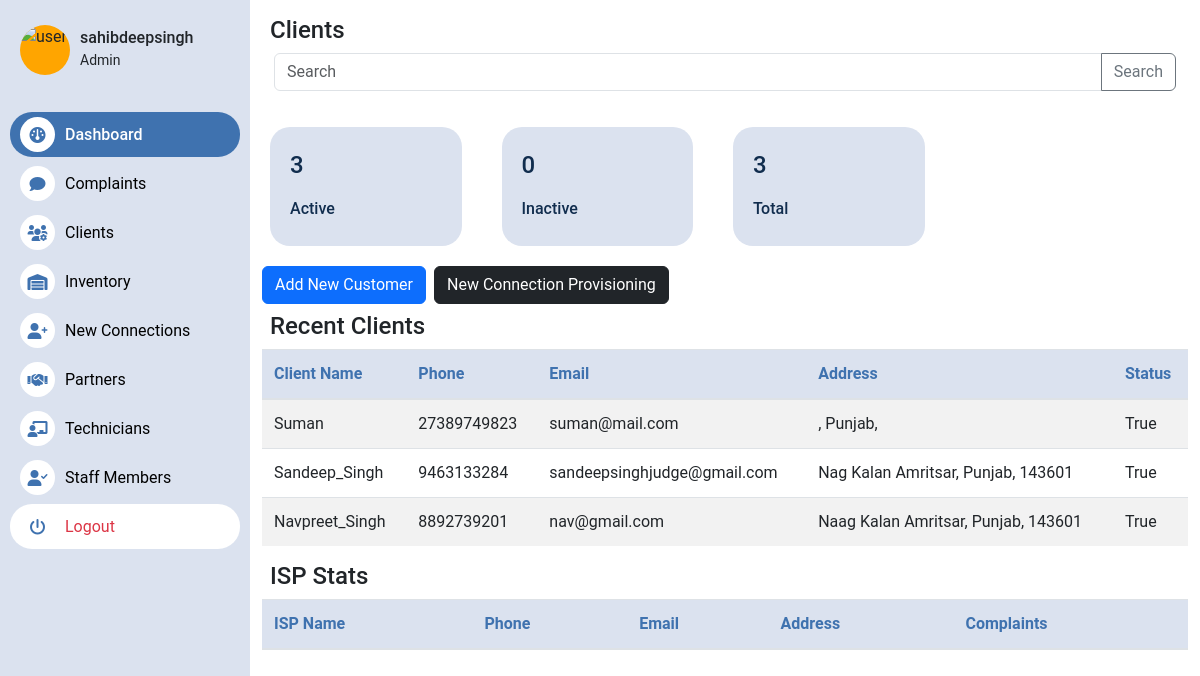
Page /accounts/clients (signed in) on the earlier database version.
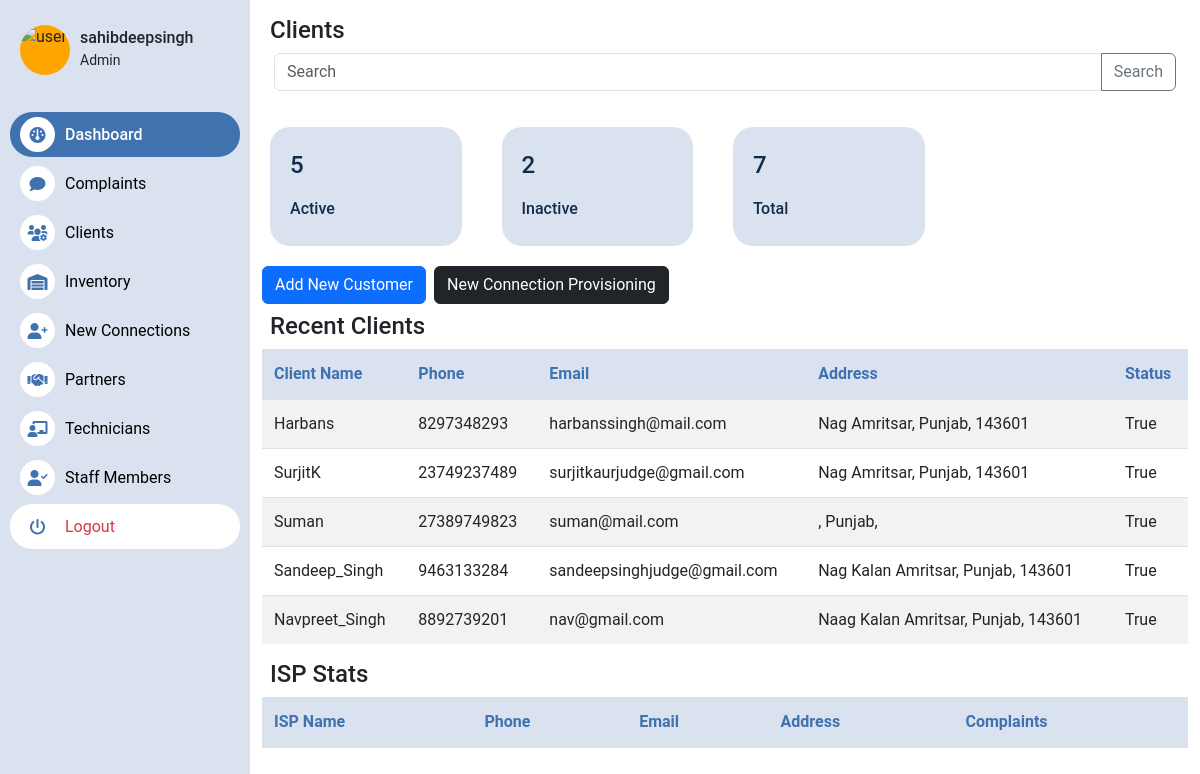
Same page on the later database version.
### users/models.py (models this page shows, shortened)
class Customer(models.Model):
    user = models.ForeignKey(User, on_delete=models.CASCADE)
    address = models.CharField(max_length=255,null=True,blank=True)
    city = models.CharField(max_length=255,null=True,blank=True)
    state = models.CharField(max_length=255,null=True,blank=True)
    zip_code = models.CharField(max_length=10,null=True,blank=True)
    phone = models.CharField(max_length=15,null=True,blank=True)
    addhar_number = models.TextField(null=True,blank=True)
    pan_number = models.TextField(null=True,blank=True)
    is_active = models.BooleanField(default=False)
    is_deleted = models.BooleanField(default=False)
    is_verified = models.BooleanField(default=False)
    customer_id = models.CharField(max_length=255,default='0')
    date_joined = models.DateTimeField(auto_now_add=False, blank=True, null=True)
    date_created = models.DateTimeField(auto_now_add=True)
    partner = models.ForeignKey(Partner, on_delete=models.CASCADE, blank=True, null=True)
    devices = models.ManyToManyField('inventory.AttachedDevice', blank=True)
    connection_type = models.CharField(max_length=255, blank=True, null=True,choices=connection_choices)

### users/views.py (the view)
# urls.py: path("clients", clients, name="clients"),
@group_required(("Staff", "Partner","Admin","Technician"))
@transaction.atomic
def clients(request):
    partner = return_user_partner(request)
    active_clients = Customer.objects.filter(is_active=True,partner=partner)
    inactive_clients = Customer.objects.filter(is_active=False,partner=partner)
    total = active_clients.count() + inactive_clients.count()
    recent_clients = Customer.objects.filter(is_active=True,partner=partner).order_by("-id")[:5]
    context={
        "active_clients":active_clients,
        "inactive_clients":inactive_clients,
        "total":total,
        "recent_clients":recent_clients
    }
    return render(request, "users/clients.html", context)

### users/views.py (called while the page is built)
def return_user_partner(request):
        user = request.user
        try:
            staff = StaffMember.objects.get(user=user)
            partner = staff.partner
        except:
            pass
        try:
            partner = Partner.objects.get(user=user)
        except:
            pass
        if partner:
            return partner
        return None

### templates/users/clients.html (shortened to what this page needs)
{% extends 'home/base.html' %}
{% block content %}
<div class="container mt-3">
    <h4 class="mx-2">Clients</h4>
    <div class="container">
        <form action="{% url 'search_user' %}" method="post">
            <div class="input-group mb-3">
                <input type="text" class="form-control" placeholder="Search" name="number" aria-label="Search" aria-describedby="button-addon2">
                <button class="btn btn-outline-secondary" type="submit" id="button-addon2">Search</button>
            </div>
        </form>
    </div>
    <div class="row w-75">
            <div class="col stats">
                <p>{{active_clients.count}} </p>
                <h6>Active</h6>
            </div>
            <div class="col stats">
                <p> {{inactive_clients.count}} </p>
                <h6>Inactive</h6>
            </div>
            <div class="col stats">
                <p>{{total}} </p>
                <h6>Total</h6>
            </div>
    </div>
    <div class="d-flex ">
        <a href="{%  url 'create-customer' %}"><button class="btn btn-primary ">Add New Customer</button></a>
        <a href="{%  url 'create-connection-request' %}"><button class="btn btn-dark mx-2">New Connection Provisioning</button></a>
    </div>
    <h4 class="mx-2 mt-2">Recent Clients</h4>
    <table class="custom-table">
        <thead>
            <tr>
                <th>Client Name</th>
                <th>Phone</th>
                <th>Email</th>
                <th>Address</th>
                <th>Status</th>
            </tr>
        </thead>
        <tbody>
            {% for client in recent_clients %}
                    <tr>
                            <td>
                        <a href="{% url 'client-details' client.id %}">
                                {{ client.user.username }}
                        </a>
                            </td>
                        <td>{{ client.phone }}</td>
                        <td>{{ client.user.email }}</td>
                        <td>{{ client.address }} {{ client.city }}, {{ client.state }}, {{ client.zip_code }}</td>
                        <td>{{ client.is_active }}</td>
                    </tr>
            {% endfor %}
        </tbody>
    </table>
    <h4 class="mx-2 mt-2">ISP Stats</h4>
    <table class="custom-table">
        <thead>
            <tr>
                <th>ISP Name</th>
                <th>Phone</th>
                <th>Email</th>
                <th>Address</th>
                <th>Complaints</th>
            </tr>
        </thead>
    </table>
</div>
{% endblock %}

Differences in the rows shown:
added Customer: user.username "Harbans", phone "8297348293", user.email "harbanssingh@mail.com", address "Nag", city "Amritsar", state "Punjab", zip_code "143601", is_active "True"
added Customer: user.username "SurjitK", phone "23749237489", user.email "surjitkaurjudge@gmail.com", address "Nag", city "Amritsar", state "Punjab", zip_code "143601", is_active "True"
Other differences:
{{ active_clients.count }}: "3" → "5"
{{ inactive_clients.count }}: "0" → "2"
{{ total }}: "3" → "7"
